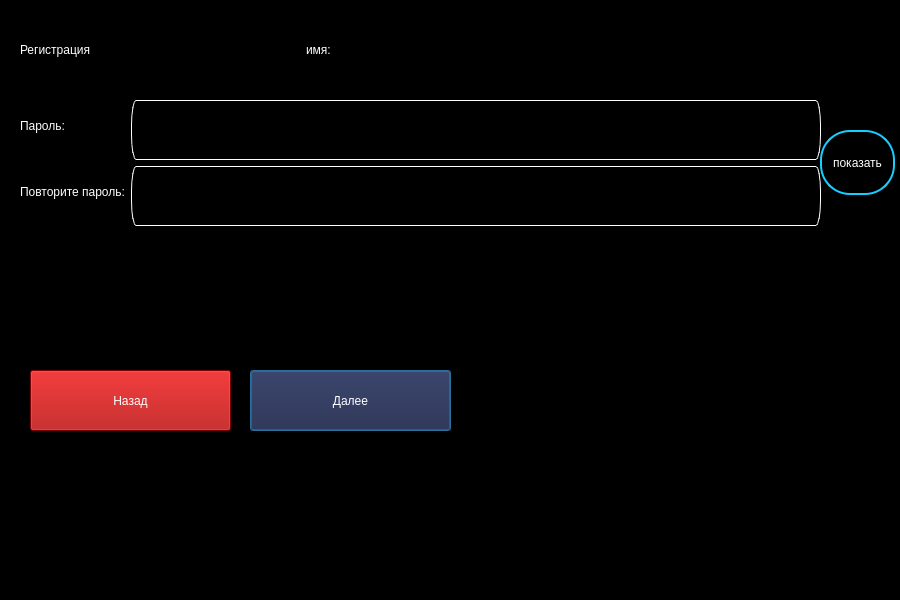
<?xml version="1.0" encoding="UTF-8"?>
<ui version="4.0">
 <class>getPassword</class>
 <widget class="QDialog" name="getPassword">
  <property name="geometry">
   <rect>
    <x>0</x>
    <y>0</y>
    <width>900</width>
    <height>600</height>
   </rect>
  </property>
  <property name="minimumSize">
   <size>
    <width>900</width>
    <height>600</height>
   </size>
  </property>
  <property name="maximumSize">
   <size>
    <width>900</width>
    <height>600</height>
   </size>
  </property>
  <property name="windowTitle">
   <string>Dialog</string>
  </property>
  <property name="styleSheet">
   <string notr="true">background-color: rgb(0, 0, 0);
color: rgb(255, 255, 255);
font: 600 11pt &quot;Segoe UI Variable Display Semib&quot;;</string>
  </property>
  <widget class="QWidget" name="formLayoutWidget">
   <property name="geometry">
    <rect>
     <x>20</x>
     <y>100</y>
     <width>801</width>
     <height>247</height>
    </rect>
   </property>
   <layout class="QFormLayout" name="formLayout_2">
    <item row="1" column="0">
     <widget class="QLabel" name="psw_label">
      <property name="minimumSize">
       <size>
        <width>100</width>
        <height>30</height>
       </size>
      </property>
      <property name="styleSheet">
       <string notr="true">font: 600 20pt &quot;Segoe UI Variable Display Semib&quot;;</string>
      </property>
      <property name="text">
       <string>Пароль:</string>
      </property>
     </widget>
    </item>
    <item row="1" column="1">
     <layout class="QHBoxLayout" name="horizontalLayout_3">
      <item>
       <widget class="QLineEdit" name="psw_lineEdit">
        <property name="minimumSize">
         <size>
          <width>0</width>
          <height>60</height>
         </size>
        </property>
        <property name="styleSheet">
         <string notr="true">border-radius: 5px solid rgb(255, 255, 255);
border: 1px solid rgb(255, 255, 255);
color: rgb(255, 255, 255);
font: 600 24pt &quot;Segoe UI Variable Display Semib&quot;;</string>
        </property>
        <property name="echoMode">
         <enum>QLineEdit::Password</enum>
        </property>
       </widget>
      </item>
     </layout>
    </item>
    <item row="2" column="0">
     <widget class="QLabel" name="pswAgain_label">
      <property name="minimumSize">
       <size>
        <width>100</width>
        <height>30</height>
       </size>
      </property>
      <property name="styleSheet">
       <string notr="true">font: 600 20pt &quot;Segoe UI Variable Display Semib&quot;;</string>
      </property>
      <property name="text">
       <string>Повторите пароль:</string>
      </property>
     </widget>
    </item>
    <item row="2" column="1">
     <widget class="QLineEdit" name="pswAgain_lineEdit">
      <property name="minimumSize">
       <size>
        <width>0</width>
        <height>60</height>
       </size>
      </property>
      <property name="styleSheet">
       <string notr="true">border-radius: 5px solid rgb(255, 255, 255);
border: 1px solid rgb(255, 255, 255);
color: rgb(255, 255, 255);
font: 600 24pt &quot;Segoe UI Variable Display Semib&quot;;</string>
      </property>
      <property name="echoMode">
       <enum>QLineEdit::Password</enum>
      </property>
     </widget>
    </item>
    <item row="3" column="1">
     <widget class="QLabel" name="errorPsw_label">
      <property name="minimumSize">
       <size>
        <width>0</width>
        <height>30</height>
       </size>
      </property>
      <property name="styleSheet">
       <string notr="true">color: rgb(170, 0, 0);</string>
      </property>
      <property name="text">
       <string/>
      </property>
     </widget>
    </item>
   </layout>
  </widget>
  <widget class="QLabel" name="background_label">
   <property name="geometry">
    <rect>
     <x>530</x>
     <y>330</y>
     <width>411</width>
     <height>271</height>
    </rect>
   </property>
   <property name="text">
    <string/>
   </property>
   <property name="pixmap">
    <pixmap>../../Build2/img/img.jpg</pixmap>
   </property>
  </widget>
  <widget class="QPushButton" name="next_Button">
   <property name="geometry">
    <rect>
     <x>250</x>
     <y>370</y>
     <width>201</width>
     <height>61</height>
    </rect>
   </property>
   <property name="styleSheet">
    <string notr="true">background-color: rgb(33, 32, 66);</string>
   </property>
   <property name="text">
    <string>Далее</string>
   </property>
  </widget>
  <widget class="QPushButton" name="back_Button">
   <property name="geometry">
    <rect>
     <x>30</x>
     <y>370</y>
     <width>201</width>
     <height>61</height>
    </rect>
   </property>
   <property name="styleSheet">
    <string notr="true">background-color: rgb(170, 0, 0);</string>
   </property>
   <property name="text">
    <string>Назад</string>
   </property>
  </widget>
  <widget class="QWidget" name="horizontalLayoutWidget_2">
   <property name="geometry">
    <rect>
     <x>20</x>
     <y>10</y>
     <width>851</width>
     <height>80</height>
    </rect>
   </property>
   <layout class="QHBoxLayout" name="horizontalLayout_2">
    <item>
     <widget class="QLabel" name="regist_label">
      <property name="maximumSize">
       <size>
        <width>280</width>
        <height>16777215</height>
       </size>
      </property>
      <property name="styleSheet">
       <string notr="true">font: 600 24pt &quot;Segoe UI Variable Display Semib&quot;;</string>
      </property>
      <property name="text">
       <string>Регистрация            </string>
      </property>
     </widget>
    </item>
    <item>
     <layout class="QHBoxLayout" name="horizontalLayout">
      <item>
       <widget class="QLabel" name="name_label">
        <property name="styleSheet">
         <string notr="true">font: 600 15pt &quot;Segoe UI Variable Display Semib&quot;;</string>
        </property>
        <property name="text">
         <string>имя:</string>
        </property>
       </widget>
      </item>
      <item>
       <widget class="QLabel" name="userName_label">
        <property name="styleSheet">
         <string notr="true">font: 600 10pt &quot;Segoe UI Variable Display Semib&quot;;</string>
        </property>
        <property name="text">
         <string/>
        </property>
       </widget>
      </item>
     </layout>
    </item>
   </layout>
  </widget>
  <widget class="QPushButton" name="lookpsw_Button">
   <property name="geometry">
    <rect>
     <x>820</x>
     <y>130</y>
     <width>75</width>
     <height>65</height>
    </rect>
   </property>
   <property name="minimumSize">
    <size>
     <width>75</width>
     <height>65</height>
    </size>
   </property>
   <property name="styleSheet">
    <string notr="true">border:2px solid  rgb(24, 205, 255);
border-radius: 30px;
background-color: transfert;
font: 600 10pt &quot;Segoe UI Variable Display Semib&quot;;</string>
   </property>
   <property name="text">
    <string>показать</string>
   </property>
  </widget>
  <zorder>formLayoutWidget</zorder>
  <zorder>next_Button</zorder>
  <zorder>back_Button</zorder>
  <zorder>horizontalLayoutWidget_2</zorder>
  <zorder>lookpsw_Button</zorder>
  <zorder>background_label</zorder>
 </widget>
 <resources/>
 <connections/>
</ui>
